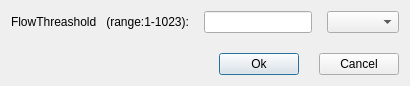
<?xml version="1.0" encoding="UTF-8"?>
<ui version="4.0">
 <class>InterfaceInfo</class>
 <widget class="QDialog" name="InterfaceInfo">
  <property name="geometry">
   <rect>
    <x>0</x>
    <y>0</y>
    <width>400</width>
    <height>111</height>
   </rect>
  </property>
  <property name="sizePolicy">
   <sizepolicy hsizetype="Fixed" vsizetype="Fixed">
    <horstretch>0</horstretch>
    <verstretch>0</verstretch>
   </sizepolicy>
  </property>
  <property name="minimumSize">
   <size>
    <width>400</width>
    <height>111</height>
   </size>
  </property>
  <property name="maximumSize">
   <size>
    <width>400</width>
    <height>111</height>
   </size>
  </property>
  <property name="windowTitle">
   <string>Flow Threashold Setting</string>
  </property>
  <layout class="QVBoxLayout" name="verticalLayout">
   <property name="spacing">
    <number>20</number>
   </property>
   <property name="sizeConstraint">
    <enum>QLayout::SetFixedSize</enum>
   </property>
   <item>
    <layout class="QHBoxLayout" name="horizontalLayout">
     <property name="spacing">
      <number>15</number>
     </property>
     <item>
      <widget class="QLabel" name="Label">
       <property name="text">
        <string>FlowThreashold   (range:1-1023):</string>
       </property>
      </widget>
     </item>
     <item>
      <widget class="QLineEdit" name="flowThreshold"/>
     </item>
     <item>
      <widget class="QComboBox" name="unitComboBox"/>
     </item>
    </layout>
   </item>
   <item>
    <layout class="QHBoxLayout" name="horizontalLayout_2">
     <property name="spacing">
      <number>20</number>
     </property>
     <property name="sizeConstraint">
      <enum>QLayout::SetDefaultConstraint</enum>
     </property>
     <item>
      <spacer name="horizontalSpacer">
       <property name="orientation">
        <enum>Qt::Horizontal</enum>
       </property>
       <property name="sizeHint" stdset="0">
        <size>
         <width>40</width>
         <height>20</height>
        </size>
       </property>
      </spacer>
     </item>
     <item>
      <widget class="QPushButton" name="confirmBtn">
       <property name="text">
        <string>Ok</string>
       </property>
      </widget>
     </item>
     <item>
      <widget class="QPushButton" name="cancelBtn">
       <property name="text">
        <string>Cancel</string>
       </property>
      </widget>
     </item>
    </layout>
   </item>
  </layout>
 </widget>
 <resources/>
 <connections/>
</ui>
